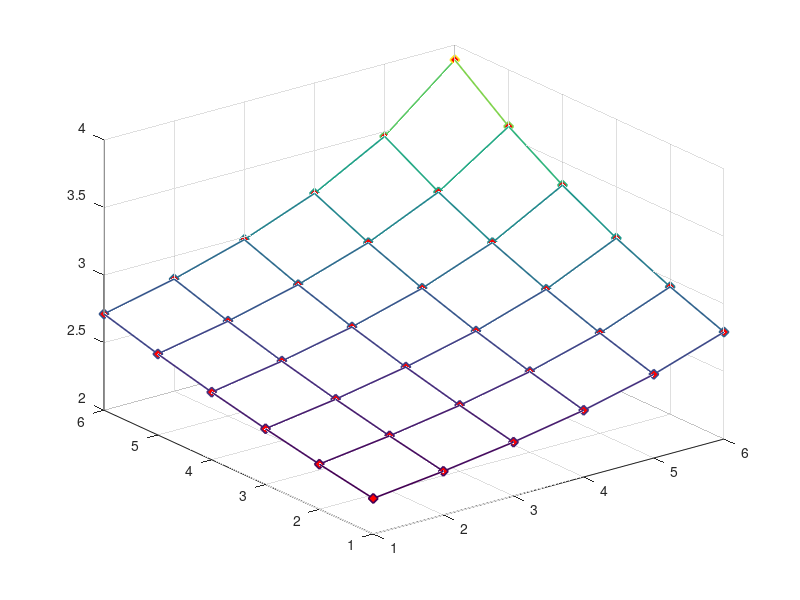

This chart was generated by the following MATLAB code: (Note: this script raises an error after producing the figure.)
%% %%%%%%%%%%%%%%%%%%%%%% 三维比较分析网格图 %%%%%%%%%%%%%%%%%%%%%
%% %%%%%%%%%%%%%%%% L2-gain 的比较 + 2023-10-4 %%%%%%%%%%%%%%%%%
%% %%%%%%%%%%%%%%%%%%%%%%%%%%%%%%%%%%%%%%%%%%%%%%%%%%%%%%%%%%%%
clc; clear all; % 清空命令行 工作区
tic  % 计时器
% axis off; % 清除坐标轴属性
%% 区间切分
xox = 6;  dt = 1;  Nt = xox/dt; % 坐标轴1
yoy = 6;  dx = 1;  Nx = yoy/dx; % 坐标轴2
varphi_step = 0.5;  down_varphi = 0.5;  up_varphi = 3; 
nu_step = 0.25;  down_nu = 1;  up_nu = 2.25;   
varphi_slice = down_varphi:varphi_step:up_varphi;  nu_slice = down_nu:nu_step:up_nu;
varphi = zeros(Nt,Nx); nu = zeros(Nt,Nx);
gamma_max_th2 = zeros(Nt,Nx); % 用于存储所计算出的性能指标Gamma值的矩阵 便于绘图
gamma_max_th3 = zeros(Nt,Nx); % 用于存储所计算出的性能指标Gamma值的矩阵 便于绘图
load('gamma_max_th2.mat'); load('gamma_max_th3.mat'); % 导入数据
% gamma_max_th2 = rot90(gamma_max_th2, 1);  gamma_max_th3 = rot90(gamma_max_th3, 1);
%% 性能指标gamma 三维网格图
figure('name', '性能指标 gamma_max 三维网格图');
[x,y] = meshgrid(1:dt:xox,1:dx:yoy);
z_th3 = gamma_max_th3(1:Nt, 1:Nx);
h_th3 = mesh(x, y, z_th3,  'LineWidth', 1.2, 'marker', 'd', 'markersize', 7, 'MarkerFaceColor', 'r');
h_th3.FaceAlpha = 0.5; % 透明度设置 0~1
h_th3.LineStyle = '-'; % 曲面线条样式
h_th3.EdgeColor = 'r'; % 曲面 线颜色
h_th3.FaceColor = 'none'; % 曲面 面颜色
xdata_th3 = get(h_th3,'xdata'); ydata_th3 = get(h_th3,'ydata'); 
set(h_th3,'xdata', down_varphi:varphi_step:up_varphi, 'ydata', down_nu:nu_step:up_nu);
hold on
z_th2 = gamma_max_th2(1:Nt, 1:Nx);
h_th2 = mesh(x, y, z_th2, 'LineWidth', 1.2, 'marker', 'o', 'markersize', 7);
h_th2.FaceAlpha = 1; % 透明度设置 0~1
h_th2.LineStyle = '-.'; % 曲面线条样式
h_th2.EdgeColor = '#87CEEB'; % 曲面 线颜色 
h_th2.FaceColor = 'none'; % 曲面 面颜色 
xdata_th2 = get(h_th2,'xdata'); ydat_th2 = get(h_th2,'ydata'); 
set(h_th2,'xdata', down_varphi:varphi_step:up_varphi, 'ydata', down_nu:nu_step:up_nu);
set(gca, 'FontSize', 11); % 坐标轴字体大小
xlabel('$\varphi$','Interpreter','latex','Fontsize',15);
ylabel('$\nu$','Interpreter','latex','Fontsize',15);
zlabel('$\gamma_{\diamond}$','Interpreter','latex','Fontsize',16);
axis([down_varphi up_varphi, down_nu up_nu-0.25, 2 4]);
axis ij;  grid on;  grid minor;  box on; 
% grid off;  box off;  
disp(['运行时间: ', num2str(toc)]); 